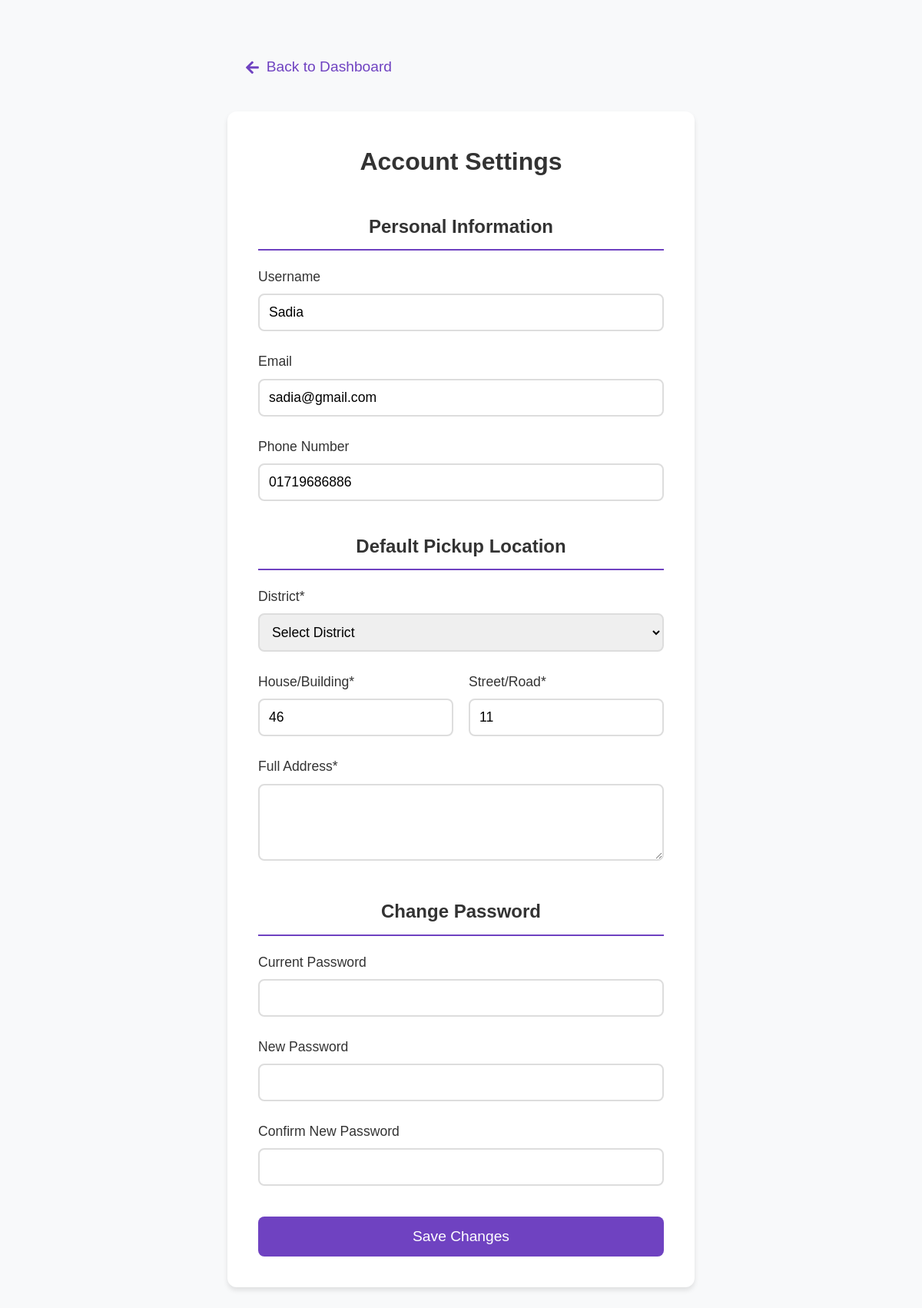
/account_settings (signed in), run on the app's committed database.
### models/user.py (models this page shows, shortened)
class User(UserMixin, db.Model):
    __tablename__ = 'users'
    id = db.Column(db.Integer, primary_key=True)
    username = db.Column(db.String(80), unique=True, nullable=False)
    email = db.Column(db.String(120), unique=True, nullable=False)
    phone = db.Column(db.String(20), nullable=False)
    password_hash = db.Column(db.String(128))
    type = db.Column(db.String(50))
    __mapper_args__ = {
        'polymorphic_identity': 'user',
        'polymorphic_on': type
    }

class Customer(User):
    __tablename__ = 'customers'
    id = db.Column(db.Integer, db.ForeignKey('users.id'), primary_key=True)
    customer_type = db.Column(db.String(20), nullable=False)
    business_name = db.Column(db.String(100))
    pickup_district = db.Column(db.String(100), nullable=False)
    pickup_name = db.Column(db.String(100), nullable=False)
    pickup_house = db.Column(db.String(50), nullable=False)
    pickup_street = db.Column(db.String(50), nullable=False)
    pickup_detailed_address = db.Column(db.String(200), nullable=False)
    __mapper_args__ = {
        'polymorphic_identity': 'customer',
    }

### controllers/dashboard_controller.py (the view, shortened to what this page needs)
@dashboard_bp.route('/account_settings', methods=['GET', 'POST'])
@login_required
def account_settings():
    return render_template('account_settings.html', districts=DISTRICTS)

### app.py (called while the page is built)
@login_manager.user_loader
def load_user(user_id):
    return User.query.get(int(user_id))

### views/templates/account_settings.html (shortened to what this page needs)
{% extends "base.html" %}
{% block content %}
<div class="account-settings">
    <a href="{{ url_for('dashboard.index') }}" class="back-button">
        <i class="fas fa-arrow-left"></i> Back to Dashboard
    </a>
    <div class="settings-container">
        <h1>Account Settings</h1>
        <form method="POST" class="settings-form">
            <div class="form-section">
                <h2>Personal Information</h2>
                <div class="form-group">
                    <label for="username">Username</label>
                    <input type="text" id="username" name="username" value="{{ current_user.username }}" required>
                </div>
                <div class="form-group">
                    <label for="email">Email</label>
                    <input type="email" id="email" name="email" value="{{ current_user.email }}" required>
                </div>
                <div class="form-group">
                    <label for="phone">Phone Number</label>
                    <input type="tel" id="phone" name="phone" value="{{ current_user.phone }}"
                           pattern="[0-9]{11}" placeholder="01712345678" required>
                </div>
            </div>
            <div class="form-section">
                <h2>Default Pickup Location</h2>
                <div class="form-group">
                    <label for="pickup_area">District*</label>
                    <select id="pickup_area" name="pickup_area" required>
                        <option value="">Select District</option>
                    </select>
                </div>
                <div class="form-row">
                    <div class="form-group">
                        <label for="pickup_house">House/Building*</label>
                        <input type="text" id="pickup_house" name="pickup_house"
                               value="{{ current_user.pickup_house }}" required>
                    </div>
                    <div class="form-group">
                        <label for="pickup_street">Street/Road*</label>
                        <input type="text" id="pickup_street" name="pickup_street"
                               value="{{ current_user.pickup_street }}" required>
                    </div>
                </div>
                <div class="form-group">
                    <label for="pickup_address">Full Address*</label>
                    <textarea id="pickup_address" name="pickup_address" required>{{ current_user.pickup_address }}</textarea>
                </div>
            </div>
            <div class="form-section">
                <h2>Change Password</h2>
                <div class="form-group">
                    <label for="current_password">Current Password</label>
                    <input type="password" id="current_password" name="current_password">
                </div>
                <div class="form-group">
                    <label for="new_password">New Password</label>
                    <input type="password" id="new_password" name="new_password">
                </div>
                <div class="form-group">
                    <label for="confirm_password">Confirm New Password</label>
                    <input type="password" id="confirm_password" name="confirm_password">
                </div>
            </div>
            <button type="submit" class="save-btn">Save Changes</button>
        </form>
    </div>
</div>
{% endblock %}
{% block extra_css %}
<link rel="stylesheet" href="https://cdnjs.cloudflare.com/ajax/libs/font-awesome/5.15.4/css/all.min.css">
{% endblock %}

### views/static/css/style.css (style rules this page uses)
:root { --primary-color: #8a2be2; --primary-hover: #7a1dd2; --text-color: #333; --light-gray: #f5f5f5; --border-color: #ddd; }
* { margin: 0; padding: 0; box-sizing: border-box; font-family: 'Arial', sans-serif; }
body { background-color: #f8f9fa; color: var(--text-color); line-height: 1.6; }
h1 { text-align: center; color: var(--primary-color); margin-bottom: 30px; font-size: 2.5em; }
h2 { text-align: center; margin-bottom: 20px; color: var(--text-color); }
.form-group { margin-bottom: 20px; }
input[type="text"], input[type="email"], input[type="password"], input[type="tel"], select { width: 100%; padding: 12px; border: 1px solid var(--border-color); border-radius: 5px; font-size: 16px; transition: border-color 0.3s ease; }
::placeholder { color: #999; opacity: 1; }

### views/templates/account_settings.html (style rules this page uses)
body { background-color: #f8f9fa; }
.account-settings { max-width: 1200px; margin: 40px auto; padding: 0 40px; }
.back-button { display: inline-flex; align-items: center; padding: 12px 24px; margin-bottom: 30px; cursor: pointer; color: #6f42c1; font-size: 1.2em; transition: color 0.3s ease; text-decoration: none; }
.back-button i { margin-right: 10px; }
.settings-container { background: white; padding: 40px; border-radius: 12px; box-shadow: 0 4px 6px rgba(0,0,0,0.1); }
.settings-container h1 { color: #333; font-size: 2em; margin-bottom: 40px; }
.form-section { margin-bottom: 40px; }
.form-section h2 { color: #333; font-size: 1.5em; margin-bottom: 20px; padding-bottom: 10px; border-bottom: 2px solid #6f42c1; }
.form-group { margin-bottom: 25px; }
.form-row { display: flex; gap: 20px; margin-bottom: 25px; }
.form-row .form-group { flex: 1; margin-bottom: 0; }
label { display: block; margin-bottom: 8px; color: #333; font-size: 1.1em; font-weight: 500; }
input[type="text"], input[type="email"], input[type="tel"], input[type="password"], select, textarea { width: 100%; padding: 12px; border: 2px solid #ddd; border-radius: 8px; font-size: 1.1em; transition: border-color 0.3s ease; }
textarea { height: 100px; resize: vertical; }
.save-btn { background: #6f42c1; color: white; padding: 15px 40px; border: none; border-radius: 8px; cursor: pointer; font-size: 1.2em; width: 100%; transition: background-color 0.3s ease; }

### data on the page
User: username "Sadia", email "sadia@gmail.com", phone "01719686886"
Customer: pickup_house "46", pickup_street "11"
